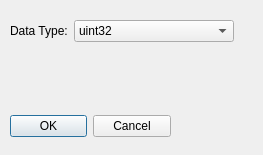
<?xml version="1.0" encoding="UTF-8"?>
<ui version="4.0">
 <class>Dialog</class>
 <widget class="QDialog" name="Dialog">
  <property name="geometry">
   <rect>
    <x>0</x>
    <y>0</y>
    <width>263</width>
    <height>155</height>
   </rect>
  </property>
  <property name="windowTitle">
   <string>Save Parameters</string>
  </property>
  <widget class="QDialogButtonBox" name="buttonBox">
   <property name="geometry">
    <rect>
     <x>10</x>
     <y>110</y>
     <width>161</width>
     <height>32</height>
    </rect>
   </property>
   <property name="orientation">
    <enum>Qt::Horizontal</enum>
   </property>
   <property name="standardButtons">
    <set>QDialogButtonBox::Cancel|QDialogButtonBox::Ok</set>
   </property>
  </widget>
  <widget class="QWidget" name="formLayoutWidget">
   <property name="geometry">
    <rect>
     <x>10</x>
     <y>20</y>
     <width>224</width>
     <height>80</height>
    </rect>
   </property>
   <layout class="QFormLayout" name="formLayout">
    <property name="fieldGrowthPolicy">
     <enum>QFormLayout::AllNonFixedFieldsGrow</enum>
    </property>
    <item row="0" column="0">
     <widget class="QLabel" name="label">
      <property name="text">
       <string>Data Type:</string>
      </property>
     </widget>
    </item>
    <item row="0" column="1">
     <widget class="QComboBox" name="data_type">
      <property name="currentIndex">
       <number>2</number>
      </property>
      <property name="maxVisibleItems">
       <number>11</number>
      </property>
      <item>
       <property name="text">
        <string>uint8</string>
       </property>
      </item>
      <item>
       <property name="text">
        <string>uint16</string>
       </property>
      </item>
      <item>
       <property name="text">
        <string>uint32</string>
       </property>
      </item>
      <item>
       <property name="text">
        <string>uint64</string>
       </property>
      </item>
      <item>
       <property name="text">
        <string>int8</string>
       </property>
      </item>
      <item>
       <property name="text">
        <string>int16</string>
       </property>
      </item>
      <item>
       <property name="text">
        <string>int32</string>
       </property>
      </item>
      <item>
       <property name="text">
        <string>int64</string>
       </property>
      </item>
      <item>
       <property name="text">
        <string>float16</string>
       </property>
      </item>
      <item>
       <property name="text">
        <string>float32</string>
       </property>
      </item>
      <item>
       <property name="text">
        <string>float64</string>
       </property>
      </item>
     </widget>
    </item>
   </layout>
  </widget>
 </widget>
 <resources/>
 <connections>
  <connection>
   <sender>buttonBox</sender>
   <signal>accepted()</signal>
   <receiver>Dialog</receiver>
   <slot>accept()</slot>
   <hints>
    <hint type="sourcelabel">
     <x>248</x>
     <y>254</y>
    </hint>
    <hint type="destinationlabel">
     <x>157</x>
     <y>274</y>
    </hint>
   </hints>
  </connection>
  <connection>
   <sender>buttonBox</sender>
   <signal>rejected()</signal>
   <receiver>Dialog</receiver>
   <slot>reject()</slot>
   <hints>
    <hint type="sourcelabel">
     <x>316</x>
     <y>260</y>
    </hint>
    <hint type="destinationlabel">
     <x>286</x>
     <y>274</y>
    </hint>
   </hints>
  </connection>
 </connections>
</ui>
